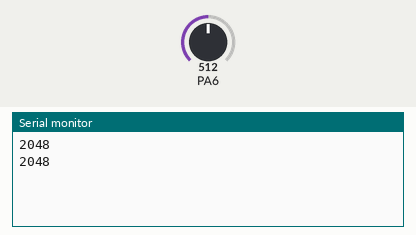
Recording of a sketch running on a simulated STM32 Blue Pill. Parts: the last lines printed to the serial monitor. The test bench sets the inputs (shaded band); at power-on: PA6 = 512 (analog values on the 0–1023 scale).

Above: at 1.8 s.
1.9 s: PA6 set to 716
At 2.7 s:
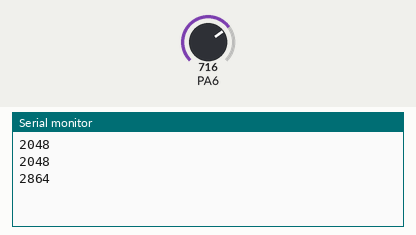
3.4 s: PA6 set to 900
At 4.8 s:
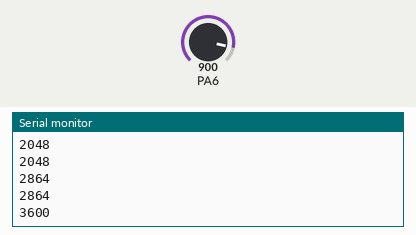
Timing chart, 0 to 6.4 s (numbered marks = the images above; inputs shaded):
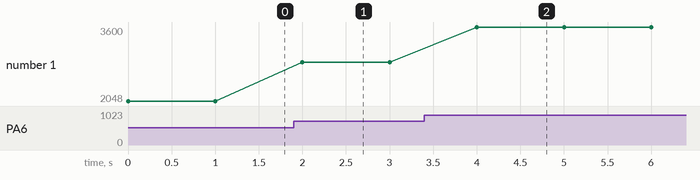

The sketch:

test_AnalogRead.ino
```cpp
#include "stm32f1xx.h"
void setup() {
  // put your setup code here, to run once:
Serial.begin(115200);
// Set ADC resolution to 12 bits (0 to 4095)
 analogReadResolution(12);
}

void loop() {
  // put your main code here, to run repeatedly:

  int valA6 = analogRead(A6);
Serial.println(valA6);
delay(1000);
/*
4095
4002
3894
3848
3846
3807
3720
3506
3214
2690
2249
1730
1223
600
18
4
3
4

*/

}
```

Measured:
- after the input at 1.9 s, the serial monitor: prints a new line after 0.10 s (image 1)
- after the input at 3.4 s, the serial monitor: prints a new line after 0.60 s (image 2)
- plotted number 1: 2048 → 2864 after the input at 1.9 s, 2864 → 3600 after the input at 3.4 s
